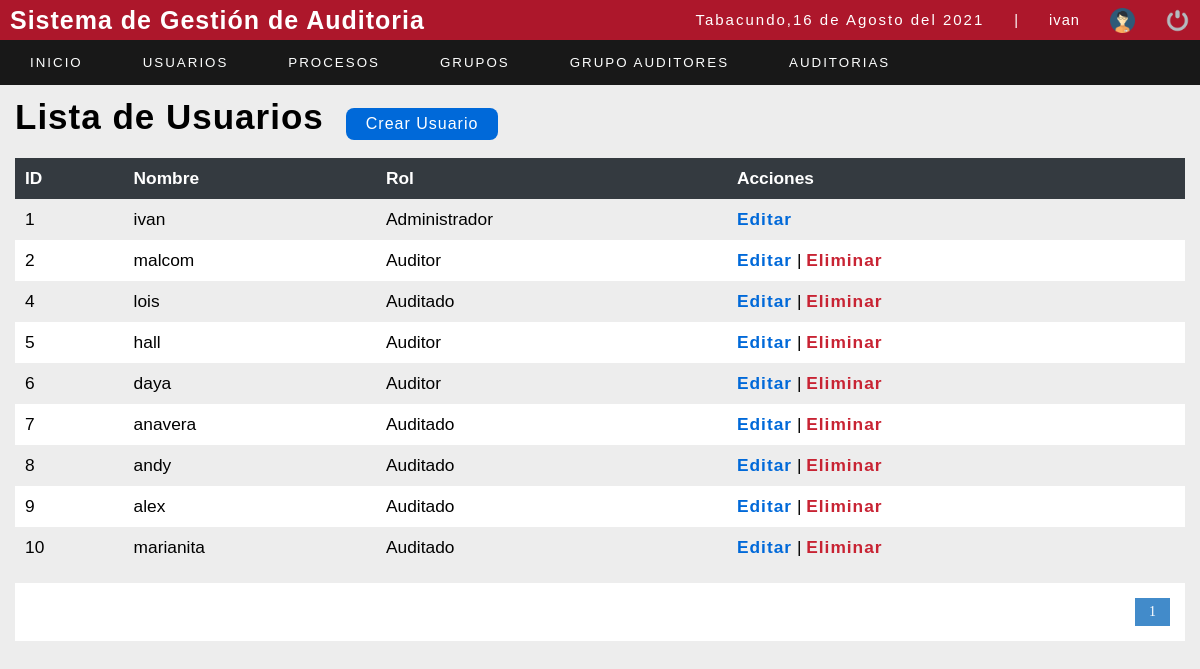
The page /sistema/lista_usuario.php (signed in) on the database as committed earlier.
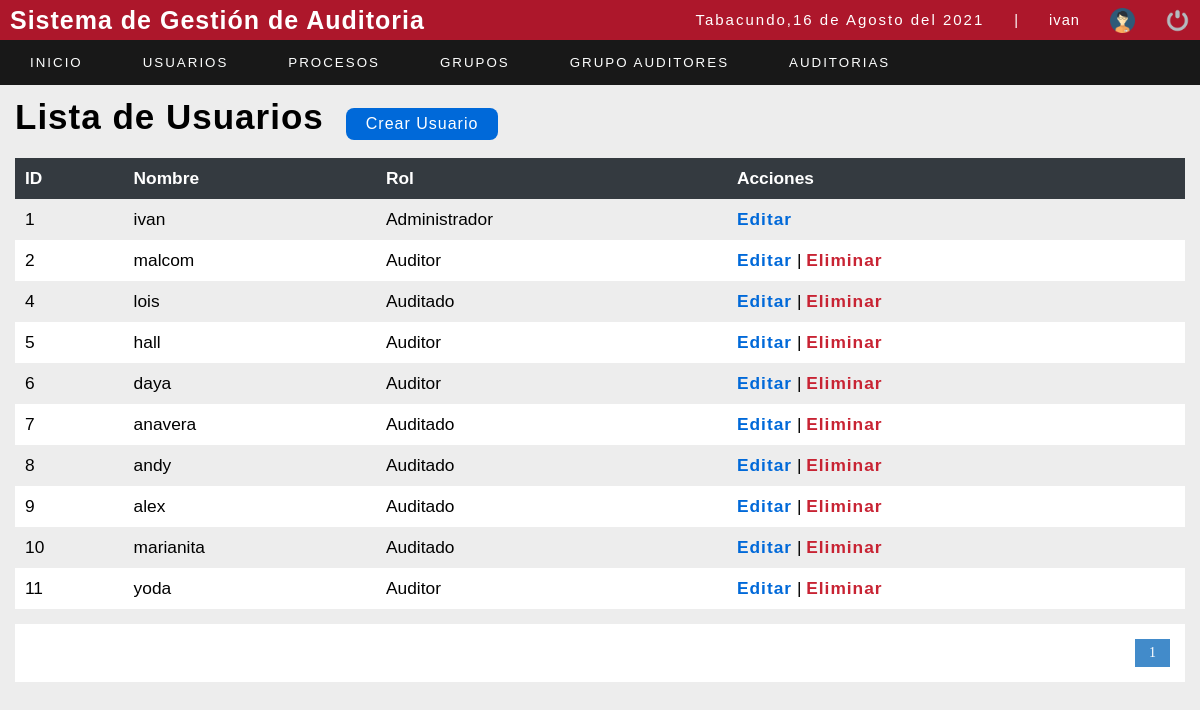
The same page on the database as committed later.
### tables this page shows
CREATE TABLE `usuario` (
  `id_user` int(11) NOT NULL,
  `user` varchar(20) NOT NULL,
  `password` varchar(100) NOT NULL,
  `correo` varchar(50) NOT NULL,
  `rol` int(11) NOT NULL,
  `estatus` int(11) NOT NULL
);

CREATE TABLE `rol` (
  `idrol` int(11) NOT NULL,
  `rol` varchar(20) NOT NULL
);

### sistema/lista_usuario.php (the view, shortened to what this page needs)
<?php
include "../conexion.php";
?>
<!DOCTYPE html>
<html lang="en">
<head>
	<?php include "includes/scripts.php"; ?>
</head>
<body>
	<?php include "includes/header.php"; ?>
	<section id="container">
		<h1>Lista de Usuarios</h1>
		<a href="registro_usuario.php" class="btn_new">Crear Usuario</a>
		<table>
			<tr>
				<th>ID</th>
				<th>Nombre</th>
				<th>Rol</th>
				<th>Acciones</th>
			</tr>
			<?php
			$sql_registe = mysqli_query($conection, "SELECT COUNT(*) as total_registro FROM usuario WHERE estatus = 1 ");
			$result_register = mysqli_fetch_array($sql_registe);
			$total_registro = $result_register['total_registro'];
			$por_pagina = 10;
			if (empty($_GET['pagina'])) {
				$pagina = 1;
			} else {
				$pagina = $_GET['pagina'];
			}
			$desde = ($pagina - 1) * $por_pagina;
			$total_paginas = ceil($total_registro / $por_pagina);
			$query = mysqli_query($conection, "SELECT u.id_user,u.user,r.rol FROM usuario u INNER JOIN rol r ON u.rol = r.idrol WHERE estatus = 1 ORDER BY u.id_user ASC LIMIT $desde,$por_pagina");
			$result = mysqli_num_rows($query);
			if ($result > 0) {
				while ($data = mysqli_fetch_array($query)) {
			?>
					<tr>
						<td><?php echo $data["id_user"]; ?></td>
						<td><?php echo $data["user"];  ?></td>
						<td><?php echo $data["rol"]; ?></td>
						<td>
							<a class="link_edit" href="editar_usuario.php?id=<?php echo $data["id_user"]; ?>">Editar</a>
							<?php if ($data["id_user"] != 1) { ?>
								|
								<a class="link_delete" href="eliminar_usuario.php?id=<?php echo $data["id_user"]; ?>">Eliminar</a>
							<?php } ?>
						</td>
					</tr>
			<?php
				}
			}
			?>
		</table>
		<div class="paginador">
			<ul>
				<?php
				for ($i = 1; $i <= $total_paginas; $i++) {
					if ($i == $pagina) {
						echo '<li class="pageSelected">' . $i . '</li>';
					} else {
						echo '<li><a href="?pagina=' . $i . '">' . $i . '</a></li>';
					}
				}
				?>
			</ul>
		</div>
	</section>
</body>
</html>

Rows that differ between the two databases and show on the page:
added usuario: id_user "11", user "yoda", rol.rol "Auditor"
